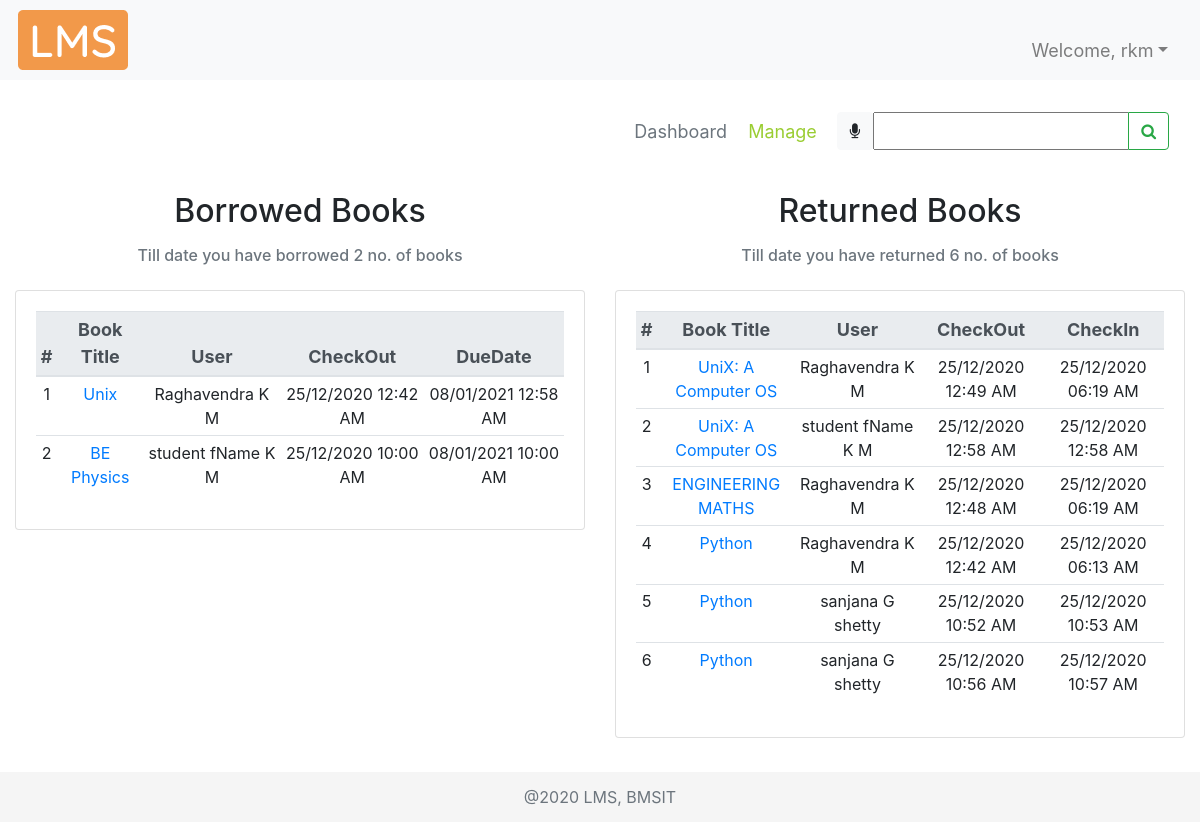
/dashboard/ (signed in), run on the app's committed database.
### account/models.py (models this page shows, shortened)
class Account(AbstractBaseUser):
    COURSES = (
        ("ISE","Information Science Engineering"),
        ("CSE","Computer Science Engineering"),
        ("ECE","Electronics and Communication Engineering"),
        ("ME","Mechanical Engineering"),
        ("ETE","Electronics and Telecommunication Engineering"),
        ("EEE","Electrical and Electronics Engineering"),
        ("CIV","Civil Engineering"),
        ("MCA","Master of Computer Applications"),
        ("AI&ML","Artificial Intelligence and Machine Learning")
    )
    SEM = (
        (1, 1),
        (2, 2),
        (3, 3),
        (4, 4),
        (5, 5),
        (6, 6),
        (7, 7),
        (8, 8),
    )
    email = models.EmailField(verbose_name="email", max_length=50, unique=True, help_text="Email id")
    username = models.CharField(max_length=30, unique=True, help_text="Username")
    fName = models.CharField(max_length=20, help_text='First name')
    mName = models.CharField(max_length=20, help_text='Middle name', blank=True)
    lName = models.CharField(max_length=20, help_text='Last name', blank=True)
    streetAddr = models.CharField(max_length=50, help_text="Street Address", null=True)
    district = models.CharField(max_length=20, null=True, help_text="District")
    state = models.CharField(max_length=20, null=True, help_text="State")
    pinCode = models.CharField(max_length=6, null=True, help_text="PIN Code")
    phoneNum = models.CharField(max_length=10, null=True, blank=True, help_text="Phone number")
    USN = models.CharField(max_length=10, null=True, unique=True, blank=True, help_text="University Serial Number")
    course = models.CharField(max_length=50, null=True, choices=COURSES, blank=True, help_text="Branch")
    sem = models.PositiveSmallIntegerField(null=True, choices=SEM, blank=True, help_text="Semester")
    salary = models.CharField(max_length=6, null=True, blank=True, help_text="Salary")
    date_joined = models.DateTimeField(verbose_name='date joined', auto_now_add=True)
    last_login = models.DateTimeField(verbose_name='last login', auto_now=True)
    is_admin = models.BooleanField(default=False)
    is_active = models.BooleanField(default=True)
    is_staff = models.BooleanField(default=False)
    is_superuser = models.BooleanField(default=False)
    USERNAME_FIELD = 'email'
    REQUIRED_FIELDS = ['username', 'fName']
    objects = MyAccountManager()

### libraryApp/models.py (models this page shows, shortened)
class BOOK(models.Model):
    GENRE = (
        ("CS", "Computer Science"),
        ("MATH", "Mathematics"),
        ("ELE", "Electronics"),
        ("TC", "Telecommunication"),
        ("CHE", "Chemistry"),
        ("PHY", "Physics"),
        ("MEC", "Mechanics"),
        ("EVS", "Environmental Science"),
        ("BIO", "Bioengineering"),
        ("BUS", "Business Skills"),
    )
    bookTitle = models.CharField(max_length=50, help_text="Book Title")
    genre = models.CharField(max_length=30, null=True, choices=GENRE, help_text="Category")
    pubYear = models.CharField(max_length=4, null=True, help_text="Year of publication")
    isbn = models.CharField(max_length=13, null=True, unique=True, help_text="International Standard Book Number")
    librarianID = models.ForeignKey(
        settings.AUTH_USER_MODEL, null=True, on_delete=models.SET_NULL, help_text="Librarian ID")
    pubID = models.ForeignKey(PUBLISHER, null=True, on_delete=models.CASCADE, help_text="Publisher ID")
    authorID = models.ManyToManyField(AUTHOR, help_text="Authors")
    def __str__(self):
        return self.bookTitle

class BORROWEDBOOK(models.Model):
    checkOut = models.DateTimeField(auto_now_add=True, null=True, help_text="Check out date")
    dueDate = models.DateTimeField(null=True, blank=True, help_text="Due date")
    checkIn = models.DateTimeField(auto_now_add=False, null=True, blank=True, help_text="Check in date")
    userID = models.ForeignKey(settings.AUTH_USER_MODEL, null=True, on_delete=models.SET_NULL, help_text="User ID")
    bookID = models.ForeignKey(BOOK, null=True, on_delete=models.SET_NULL, help_text="Book ID")

### libraryApp/views.py (the view, shortened to what this page needs)
# urls.py: path('dashboard/', views.dashboard, name="dashboard"),
def dashboard(request):
    dashboard = 'libraryApp/dashboard.html'
    myFilter = BookFilter(request.GET, queryset=BOOK.objects.all())
    if request.method == "POST":
        print(request.POST)
        return redirect(searchBook, book=request.POST['bookTitle'])
    dbActive = True
    bCount = 0
    rCount = 0
    books = BOOK.objects.all()
    bbList = []
    rbList = []
    user = request.user
    if user.is_staff:
        for i in books:
            bb = i.borrowedbook_set.all()
            if bb.exists():
                for j in bb:
                    userName = j.userID.fName + " " + j.userID.mName + " " + j.userID.lName
                    if j.checkIn is None:
                        bCount += 1
                        bbList.append(tempDashboard(
                            None, j.bookID, j.bookID.id, userName, None, None, j.checkOut, None, j.dueDate))
                    else:
                        rCount += 1
                        rbList.append(tempDashboard(
                            None, j.bookID, j.bookID.id, userName, None, None, j.checkOut, j.checkIn, None))
    context = {
        "borrowedBooks": bbList,
        "bCount": bCount,
        "returnedBooks": rbList,
        "rCount": rCount,
        "myFilter": myFilter,
        "dbActive": dbActive
    }
    return render(request, dashboard, context)

### libraryApp/templates/libraryApp/dashboard.html (shortened to what this page needs)
{% extends 'libraryApp/main.html' %}
{% load static %}
{% block content %}
<nav class="navbar">
  <div class="navbar-nav mySubMenu ml-auto">
    <nav>
      <a class="text-muted" href="{% url 'dashboard' %}">Dashboard</a>
      {% if request.user.is_staff %}
        <a href="{% url 'manage' %}" title="Click here to manage books">Manage</a>
      {% endif %}
    </nav>
  </div>
  <form class="form-inline" method="POST">
    <div class="input-group">
      <div id="speech" class="btn btn-light" title="Click the mic to speak">
        <i class="fa fa-microphone" aria-hidden="true"></i>
      </div>
      {{myFilter.form}}
      <div class="input-group-append">
        <button id="searchButton" class="btn btn-outline-success" type="submit">
          <i class="fa fa-search"></i>
        </button>
      </div>
    </div>
  </form>
</nav>
<br>
<div class="row">
  <div class="col-md-6 cardMargin">
    <h2 class="text-center">Borrowed Books</h2>
    <div class="col-md-12 mt-3">
      <h6 class="form-text text-center text-muted">
      {% if bCount > 0 %}
        Till date you have borrowed {{bCount}} no. of books
        {% else %}
        <p>Click <a href="{% url 'borrowbook' %}">here</a> to borrow books from the library</p>
        {% endif %}
      </h6>
    </div>
    <div class="card card-body mt-4">
      <table class="table table-sm table-hover text-center">
        <thead class="thead-light threadText">
          <tr>
            <th scope="col">#</th>
            <th scope="col">Book Title</th>
            {% if request.user.is_staff %}
              <th scope="col">User</th>
            {% endif %}
            <th scope="col">CheckOut</th>
            <th scope="col">DueDate</th>
          </tr>
        </thead>
        {% for i in borrowedBooks %}
        <tr>
          <td>{{forloop.counter}}</td>
          <td><a href="{% url 'viewbook' i.bookID %}">{{i.bookTitle}}</a></td>
          {% if request.user.is_staff %}
            <td>{{i.userName}}</td>
          {% endif %}
          <td>{{i.checkOut|date:"d/m/Y h:i A"}}</td>
          <td>{{i.dueDate|date:"d/m/Y h:i A"}}</td>
        </tr>
        {% endfor %}
      </table>
    </div>
  </div>
  <br>
  <div class="col-md-6 cardMargin">
    <h2 class="text-center">Returned Books</h2>
    <div class="col-md-12 mt-3">
      <h6 class="form-text text-center text-muted">
        Till date you have returned {{rCount}} no. of books
      </h6>
    </div>
    <div class="card card-body mt-4">
      <table class="table table-sm table-hover text-center">
        <thead class="thead-light threadText text-center">
          <tr>
            <th scope="col">#</th>
            <th scope="col">Book Title</th>
            {% if request.user.is_staff %}
              <th scope="col">User</th>
            {% endif %}
            <th scope="col">CheckOut</th>
            <th scope="col">CheckIn</th>
          </tr>
        </thead>
        {% for i in returnedBooks %}
        <tr>
          <td>{{forloop.counter}}</td>
          <td><a href="{% url 'viewbook' i.bookID %}">{{i.bookTitle}}</a></td>
          {% if request.user.is_staff %}
            <td>{{i.userName}}</td>
          {% endif %}
          <td>{{i.checkOut|date:"d/m/Y h:i A"}}</td>
          <td>{{i.checkIn|date:"d/m/Y h:i A"}}</td>
        </tr>
        {% endfor %}
      </table>
    </div>
  </div>
</div>
{% endblock %}

### libraryApp/templates/libraryApp/navbar.html (shortened to what this page needs)
{% load static %}
<nav class="navbar navbar-expand-lg navbar-light bg-light align-items-end">
  <img class="logo" src="{% static '/img/lms.png' %}" alt="">
  <div class="collapse navbar-collapse mr-2" id="navbarNavAltMarkup">
    <div class="navbar-nav navbar-right ml-auto">
      <li class="nav-item dropdown">
        <a class="nav-link dropdown-toggle welcomeMsg" data-toggle="dropdown" href="#" role="button"
          aria-haspopup="true" aria-expanded="false">Welcome, {{request.user.username}}</a>
      </li>
    </div>
  </div>
</nav>

### static/css/main.css (style rules this page uses)
html { position: relative; min-height: 100%; }
body { margin-bottom: 60px; background-color: #fff; }
.cardMargin { margin-top: 10px; }
.mySubMenu { margin-right: 10px; padding: 2px; font-size: large; }
.mySubMenu a { padding-left: 8px; padding-right: 8px; color: yellowgreen; }

### libraryApp/templates/libraryApp/main.html (style rules this page uses)
.threadText { font-size: 18px; padding: 5px; margin: 5px; }

### libraryApp/templates/libraryApp/navbar.html (style rules this page uses)
.welcomeMsg { font-size: 18px; color: #555555; }
.logo { margin: 2px; }

### data on the page
Account: user.username "rkm"
BOOK: bookTitle "Unix"
BORROWEDBOOK: checkOut "25/12/2020 12:42 AM", dueDate "08/01/2021 12:58 AM"
BOOK: bookTitle "BE Physics"
BORROWEDBOOK: checkOut "25/12/2020 10:00 AM", dueDate "08/01/2021 10:00 AM"
BOOK: bookTitle "UniX: A Computer OS" "UniX: A Computer OS"
BORROWEDBOOK: checkOut "25/12/2020 12:49 AM", checkIn "25/12/2020 06:19 AM"
BORROWEDBOOK: checkOut "25/12/2020 12:58 AM", checkIn "25/12/2020 12:58 AM"
BOOK: bookTitle "ENGINEERING MATHS"
BORROWEDBOOK: checkOut "25/12/2020 12:48 AM", checkIn "25/12/2020 06:19 AM"
BOOK: bookTitle "Python" "Python" "Python"
BORROWEDBOOK: checkOut "25/12/2020 12:42 AM", checkIn "25/12/2020 06:13 AM"
BORROWEDBOOK: checkOut "25/12/2020 10:52 AM", checkIn "25/12/2020 10:53 AM"
BORROWEDBOOK: checkOut "25/12/2020 10:56 AM", checkIn "25/12/2020 10:57 AM"

### other printed values
{{ bCount }} "2"
{{ i.userName }} "Raghavendra K M" "student fName K M"
{{ rCount }} "6"
{{ i.userName }} "Raghavendra K M" "student fName K M" "Raghavendra K M" "Raghavendra K M" "sanjana G shetty" "sanjana G shetty"
